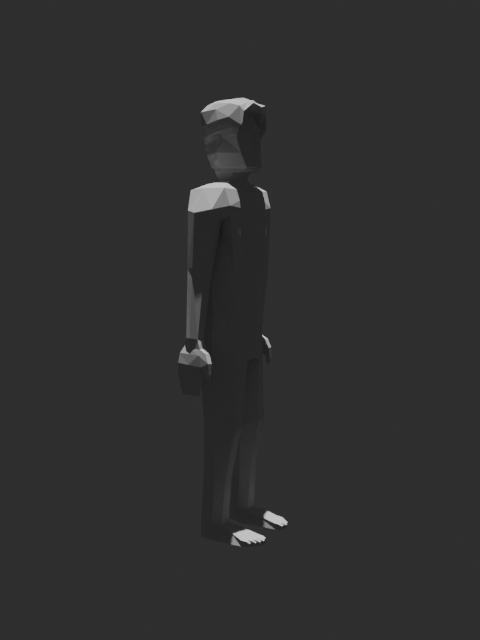
#> input picture hayuya/models/hayuya-rig-test/reference.png, 480 x 640 px
$ python -i judge_v4.py   (imports and definitions only)
#> lines starting #> are read from the running program, lines starting #| are printed output that depends on the picture; after the words box and inside, x2 and y2 are one past the last pixel; in counts of white or black regions, pixels touching at a corner belong together
#!/usr/bin/env python3
from __future__ import annotations

import argparse
import json
import math
import os
import subprocess
from dataclasses import asdict, dataclass
from pathlib import Path

import numpy as np
from PIL import Image, ImageDraw, ImageOps


@dataclass(frozen=True)
class JudgeV4Thresholds:
    qrealign_full_mean_min: float = 0.55
    qrealign_full_p10_min: float = 0.45
    qrealign_face_mean_min: float = 0.55
    qrealign_face_p10_min: float = 0.42
    dreamsim_full_worst_max: float = 0.50
    dreamsim_face_worst_max: float = 0.45
    face_candidate_detection_fraction_min: float = 0.60
    face_profile_median_error_max: float = 0.22
    face_profile_p90_error_max: float = 0.35
    internvl_face_anatomy_min: float = 80.0
    internvl_face_source_fidelity_min: float = 75.0
    internvl_body_anatomy_min: float = 75.0
    internvl_hands_min: float = 65.0
    internvl_material_texture_min: float = 70.0
    internvl_multiview_consistency_min: float = 80.0
    internvl_source_fidelity_min: float = 75.0


@dataclass
class JudgeV4Report:
    schema: int
    method: str
    policy: str
    passed: bool
    hard_fail_reasons: list[str]
    advisories: list[str]
    thresholds: dict
    evidence: dict
    qrealign: dict | None
    face_landmarks: dict | None
    dreamsim: dict | None
    internvl: dict | None


def _load_rgb(path: Path) -> Image.Image:
    return Image.open(path).convert("RGB")


def _subject_bbox(image: Image.Image) -> tuple[int, int, int, int]:
    rgb = np.asarray(image.convert("RGB"), dtype=np.float32)
    h, w = rgb.shape[:2]
#> h = 640; w = 480
    patch = max(4, min(h, w) // 24)
#> patch = 20
    corners = np.concatenate(
        [
            rgb[:patch, :patch].reshape(-1, 3),
            rgb[:patch, -patch:].reshape(-1, 3),
            rgb[-patch:, :patch].reshape(-1, 3),
            rgb[-patch:, -patch:].reshape(-1, 3),
        ],
        axis=0,
    )
#> corners = 1600 rows, first 8: [45, 45, 46], [44, 44, 44], [46, 46, 46], [46, 46, 47], [47, 47, 47], [46, 46, 46], [46, 46, 46], [46, 46, 46]
    bg = np.median(corners, axis=0)
#> bg = [46, 46, 46]
    mask = np.linalg.norm(rgb - bg, axis=2) > 22.0
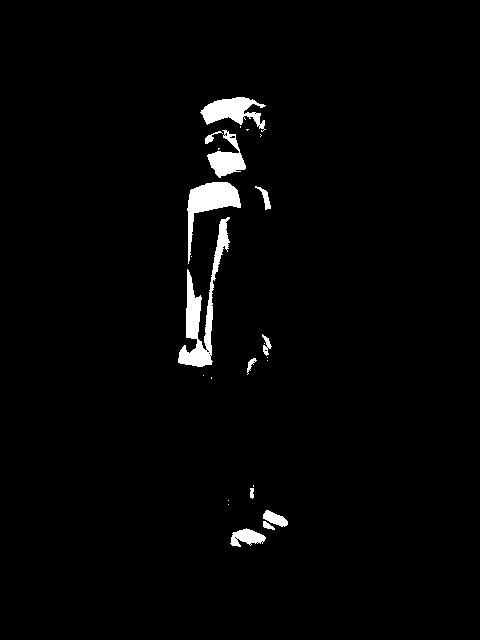
#> mask: shape (640, 480) bool; 2.2% white; 25 white regions (13 under 20 px), largest, box (x1, y1, x2, y2) and area: (178, 217, 230, 367) 2127, (187, 182, 241, 264) 1459, (200, 97, 266, 132) 1141
    ys, xs = np.where(mask)
#> ys = 6701 values from 97 to 546; xs = 6701 values, max 287 at index 6178, min 178 at index 5638, mean 220.7
    if len(xs) < max(64, int(h * w * 0.002)):
        return 0, 0, w, h
    x0, x1 = int(xs.min()), int(xs.max()) + 1
#> x0 = 178; x1 = 288
    y0, y1 = int(ys.min()), int(ys.max()) + 1
#> y0 = 97; y1 = 547
    return x0, y0, x1, y1


def _normalized_subject(path: Path, output: Path, size: int = 512) -> Path:
    image = _load_rgb(path)
    x0, y0, x1, y1 = _subject_bbox(image)
#> x0 = 178; y0 = 97; x1 = 288; y1 = 547
    crop = image.crop((x0, y0, x1, y1))
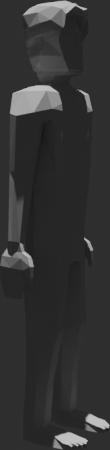
#> crop: PIL image 110x450 RGB; mean R, G, B 50.8, 50.9, 50.8
#> (the run stopped early here; a loop or call above may not have finished)
